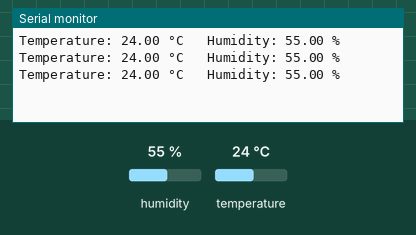
The sketch below on a simulated Arduino Uno, built with avr-gcc and run on an emulated ATmega328P. Parts: the last lines printed to the serial monitor. The inputs (shaded band) are chosen by the test bench; at power-on: humidity 55 %, temperature 24 °C.

Above: at 2.8 s.
2.9 s: humidity set to 22 %
At 5.5 s:
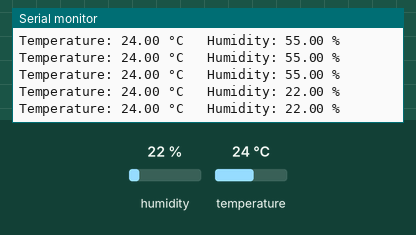
5.6 s: temperature set to 12 °C
At 6.9 s:
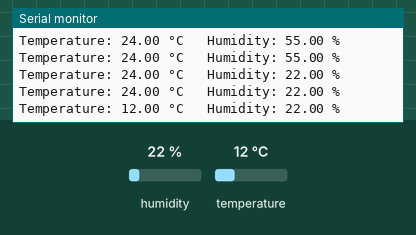
8.3 s: humidity set to 40 %
At 9.6 s:
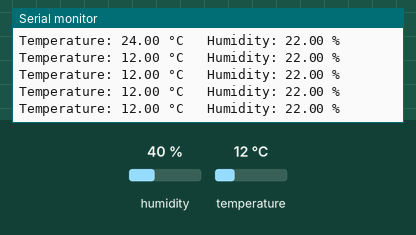
Timing chart, 0 to 11.3 s (numbered marks = the images above; inputs shaded):
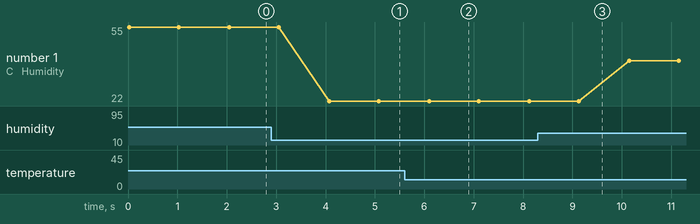

The sketch:

Temp_humidity_IN.ino
```cpp
#include <DHT.h>

// Initialize the DHT sensor
#define DHTPIN 2 // Pin to which DHT11 sensor is connected
#define DHTTYPE DHT11 // DHT sensor type
DHT dht(DHTPIN, DHTTYPE);

void setup() {
  // Start serial communication
  Serial.begin(9600);

  // Initialize the DHT sensor
  dht.begin();
}

void loop() {
  // Read temperature from the DHT sensor
  float temperature = dht.readTemperature();
  float humidity= dht.readHumidity();

  // Print temperature to the serial monitor
  Serial.print("Temperature: ");
  Serial.print(temperature);
  Serial.print(" °C \t");
  Serial.print("Humidity: ");
  Serial.print(humidity);
  Serial.println(" %");

  // Wait for a few seconds before reading the sensor again
  delay(1000);
}
```

Measured:
- after the input at 2.9 s, the serial monitor: prints a new line after 1.2 s (image 1)
- after the input at 5.6 s, the serial monitor: prints a new line after 0.50 s (image 2)
- plotted number 1: 55 → 22 after the input at 2.9 s, 22 → 40 after the input at 8.3 s
